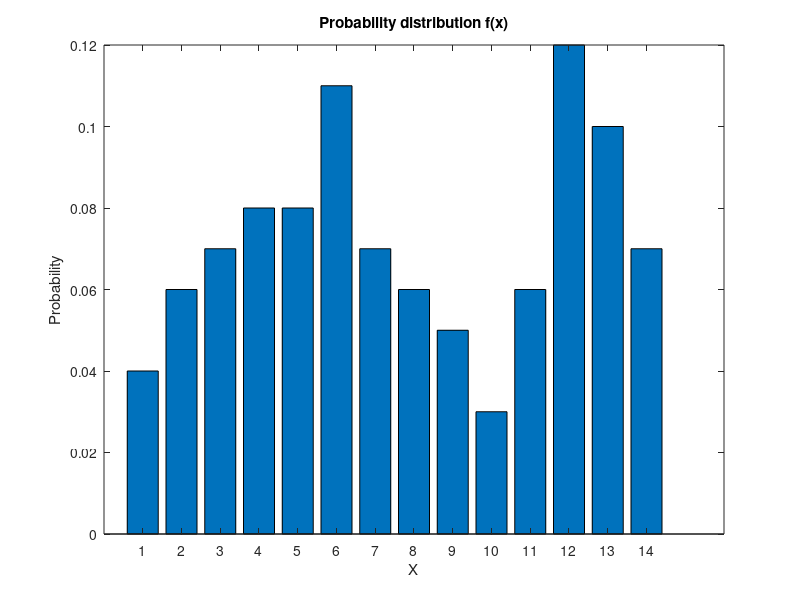

This figure's MATLAB source:
%write the seperate x and y array
x=1:14;
y=[0.04,0.06,0.07,0.08,0.08,0.11,0.07,0.06,0.05,0.03,0.06,0.12,0.1,0.07];
%plot a bar graph
bar(x,y);
%revise the graph
xlabel('X');
ylabel('Probability');
title('Probability distribution f(x)');
%make sure each bar at the center of the value
xticks(1:14);